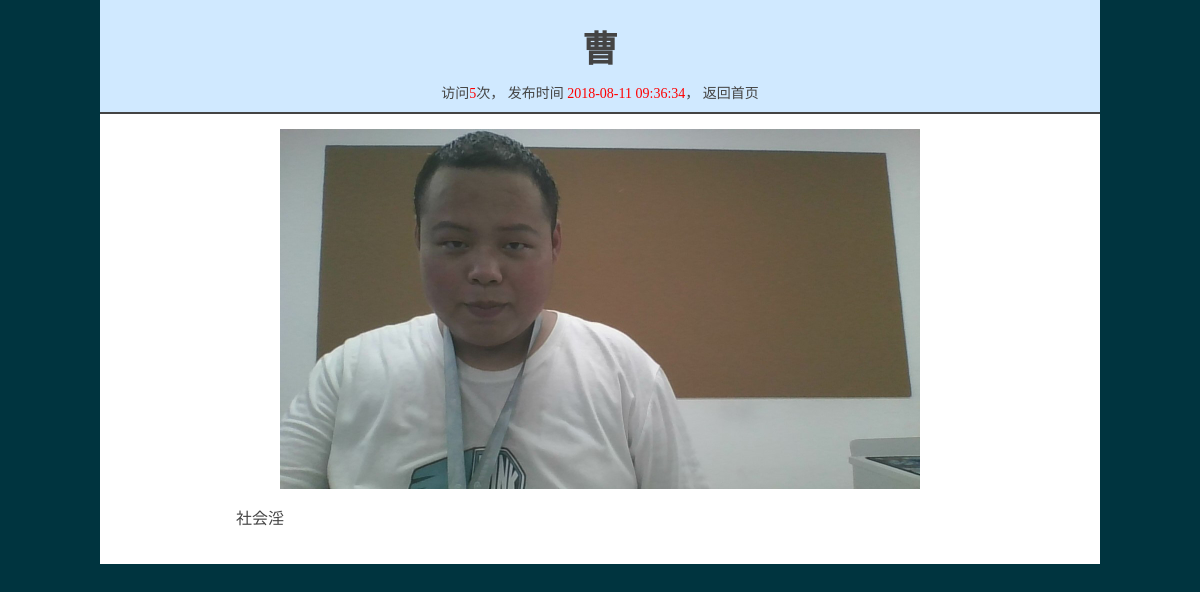
Screenshot of /xiangmu/detail.php?id=151 (signed in) with the database file from the repository.
### tables this page shows
CREATE TABLE `photos` (
  `id` int(11) NOT NULL,
  `title` varchar(30) DEFAULT NULL,
  `imgsrc` varchar(100) DEFAULT NULL,
  `intro` text,
  `hits` int(11) NOT NULL DEFAULT '0',
  `addate` int(10) DEFAULT NULL
);

### xiangmu/detail.php (the view, shortened to what this page needs)
<?php
require_once("./conn.php");
$id = $_GET['id'];
$sql = "UPDATE photos SET hits=hits+1 WHERE id=$id";
mysqli_query($link,$sql);
$sql = "SELECT * FROM photos WHERE id=$id";
$result = mysqli_query($link, $sql);
$arr = mysqli_fetch_assoc($result);
?>
<!DOCTYPE html>
<html>
<head>
</head>
<body>
<div class="box">
<div class="title">
	<h2><?php echo $arr['title']?></h2>
	访问<font color=red><?php echo $arr['hits']?></font>次，
	发布时间 <font color=red><?php echo date("Y-m-d H:i:s",$arr['addate'])?></font>，
	<a href="./index.php">返回首页</a>
</div>
<div class="detail">
	<div class="photo"><img align="center" src="<?php echo $arr['imgsrc']?>"></div>
	<p><?php echo $arr['intro']?></p>
</div>
</div>
</body>
</html>

### xiangmu/detail.php (style rules this page uses)
body,ul,li,h2,a { margin:0px;padding:0px }
body { font-size:14px;color:#444;background-color:#00343f; }
a { text-decoration:none;color:#444; }
.box { width:1000px;margin:0px auto;background-color:white; }
.title { text-align:center; padding: 10px 0px; border-bottom: 2px solid #444; background-color:#d0e9ff; }
.title h2 { font-size:36px;padding:10px; }
.detail { padding:15px 100px; }
.detail div { text-align:center; }
.detail img { width:640px; }
.detail p { font-size:16px;text-indent: 36px; font-family: 微软雅黑;line-height: 28px; }

### rows the page displays
photos: title "曹", hits "5", addate "2018-08-11 09:36:34", imgsrc (picture), intro "社会淫"
